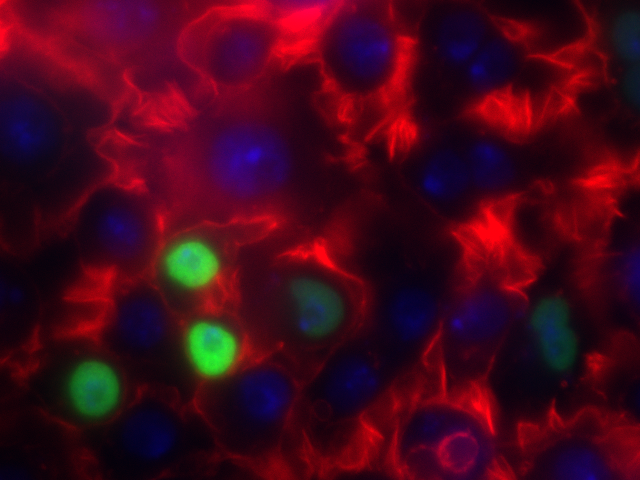
#> input picture notes/image1.tif, 640 x 480 px
$ jupyter execute --allow-errors bioimaging2.ipynb   (shell and % lines are left out)
#> lines starting #> are read from the running program, lines starting #| are printed output that depends on the picture; after the words box and inside, x2 and y2 are one past the last pixel; in counts of white or black regions, pixels touching at a corner belong together
# More Imaging: Filters and Flood Fill

## 11/15/2022

<a href="?print-pdf">print view</a>

# Woof

[cell 1]
import numpy as np; import matplotlib.pyplot as plt; import matplotlib.cm as cm
from PIL import Image
#> (the rest of this cell did not finish here and is left out)

# Single Pixel Modification

As a reminder, we can use the `point` method to apply an arbitrary function to each pixel.

#> (a cell that did not finish here is left out)

#> (a cell that did not finish here is left out)

# Filters

A filter applies a *convolution kernel* to an image.

Although this sounds fancy, this is just a generalization of the `point` method where the function takes as input the neighborhood of the pixels.

The kernel is represented by an $n$x$n$ matrix where the target pixel is in the center.

The output of the filter is the sum of the products of the matrix elements with the corresponding pixels.

Examples, from [Wikipedia](https://en.wikipedia.org/wiki/Kernel_(image_processing)):

<table style="border: 0px solid black; text-align=center">
<tr><td></td>
<td>

</td>
<td>

</td>
</tr>
<tr><td>Identity</td><td>Blur</td><td>Edge Detection</td>
</table>

# Filters

The PIL ImageFilter module includes a number of built-in convolution kernels that can be applied using the image `filter` method.

[cell 4]
from PIL import ImageFilter

print(ImageFilter.SMOOTH.filterargs) #shape, denominator, offset, coefficients

[cell 5]
filt = ImageFilter.SMOOTH.filterargs
#> filt = ((3, 3), 13, 0, (1, 1, 1, 1, 5, 1, 1, 1, 1))
print(np.array(filt[3]).reshape(filt[0]),filt[1])
#| [[1 1 1]
#|  [1 5 1]
#|  [1 1 1]] 13

The output is the sum of the product of the coefficients and the corresponding pixels divided by the denominator and incremented by the offset.

[cell 6]
def twoimgs(im1,im2):
    '''Return the result of putting two images next to each other'''
    w = im1.width+im2.width
    h = im1.height
    im = Image.new('RGB', (w, h))
    im.paste(im1, (0,0))
    im.paste(im2, (im1.width,0))
    return im

# BLUR

[cell 7]
filt = ImageFilter.BLUR.filterargs
print(np.array(filt[3]).reshape(filt[0]),filt[1])
#> (the rest of this cell did not finish here and is left out)

# SMOOTH

[cell 8]
filt = ImageFilter.SMOOTH.filterargs
print(np.array(filt[3]).reshape(filt[0]),filt[1])
#> (the rest of this cell did not finish here and is left out)

# FIND_EDGES

[cell 9]
filt = ImageFilter.FIND_EDGES.filterargs
print(np.array(filt[3]).reshape(filt[0]),filt[1])

#> (a cell that did not finish here is left out)

# SHARPEN

[cell 11]
filt = ImageFilter.SHARPEN.filterargs
print(np.array(filt[3]).reshape(filt[0]),filt[1])
#> (the rest of this cell did not finish here and is left out)

# Non-linear Filters

There are also non-linear filters that don't compute sums of products. Instead, they compare the values of the neighboring pixels (e.g., max value, min value, median value).

#> (a cell that did not finish here is left out)

# Recursion - It's as easy as 1,1,2,3

Recursion is when a function calls itself on a small version of the problem to compute the answer.

It is a very useful way to think about complex, but decomposable, problems.

[cell 13]
def fib(n):
    if n <= 1: return 1
    return fib(n-1)+fib(n-2)

fib(5)

A recursive function must have a *base case*, an input that is eventually reached that does not require any further calls to the function ($n \le 1$ above).

What happens if you forget the base case?

[cell 14]
def brokenfib(n):
    return brokenfib(n-1)+brokenfib(n-2)

#> (the rest of this cell did not finish here and is left out)

# The Call Stack

Every time you call a function, the function and its arguments are placed on the call stack.

The call stack will eventually run out of memory.

Python limits how many calls can be on the call stack.

[cell 15]
import sys
sys.getrecursionlimit()

[cell 16]
sys.setrecursionlimit(6000) #broken fib will now take twice as long to crash

# Recursive Functions

1. Must have base case - can provide the answer without further recursive calls (`if n <= 1: return 1`)
2. Must make progress towards base case (`n-1`, `n-2`)
3. Must make recursive call(s) (`fib(n-1)`, `fib(n-2)`)
4. Must compute current (n) answer using recursive calls (`fib(n-1)+fib(n-2)`)
5. Must return answer

[cell 17]
def fun(L):
    val = L[0]
    if len(L) == 1: return val
    val2 = fun(L[1:])
    if val > val2: return val
    return val2

[cell 18]
fun([9,4,6,1,3,10,2])

[cell 19]
def fac(n,sm):
    if n == 1: print(f"accumulator: {sm}, n: {n}"); return sm
    sm *= n
    print(f"accumulator: {sm}, n: {n}")
    return fac(n-1, sm)

n = 5
print(f"factorial {n} = {fac(n,1)}")

[cell 20]
def fac_iter(n):
#> called with n = 5
    sm = 1
    while n >= 1:
        print(f"accumulator: {sm}, n: {n}")
        sm *= n
        n -= 1
    return sm

n = 5
print(f"factorial {n} = {fac_iter(n)}")

# Flood Fill - Implementing the Paint Bucket

Click on a pixel, fill that pixel and all touching pixels of the same color with the fill color.

`Flood-fill (pixel, target-color, replacement-color)`

What is/are the recursive step(s)?

What is the base case?

# The Algorithm (from Wikipedia)

Flood-fill (pixel, target-color, replacement-color):
 1. If target-color is equal to replacement-color, return.
 2. If the color of pixel is not equal to target-color, return.
 3. Set the color of pixel to replacement-color.
 4. Perform Flood-fill (one step to the west of pixel, target-color, replacement-color).<br>
    Perform Flood-fill (one step to the east of pixel, target-color, replacement-color).<br>
    Perform Flood-fill (one step to the north of pixel, target-color, replacement-color).<br>
    Perform Flood-fill (one step to the south of pixel, target-color, replacement-color).
 5. Return.

[cell 21]
im = Image.open('image1.tif')
#> im is the input picture: PIL image 640x480 RGB; mean R, G, B 67, 7.3, 26.3
(r,g,b) = im.split()
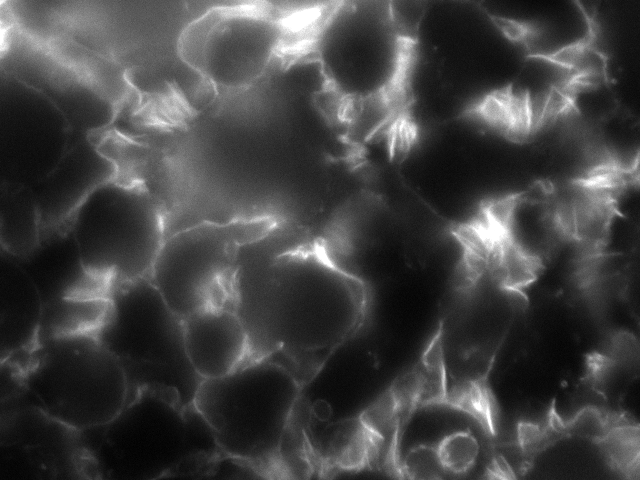
#> r: PIL image 640x480 L; min 0, max 255, mean 67
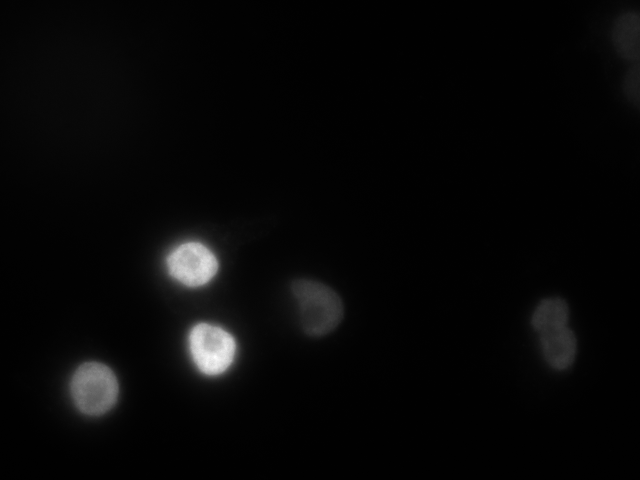
#> g: PIL image 640x480 L; min 0, max 255, mean 7.3
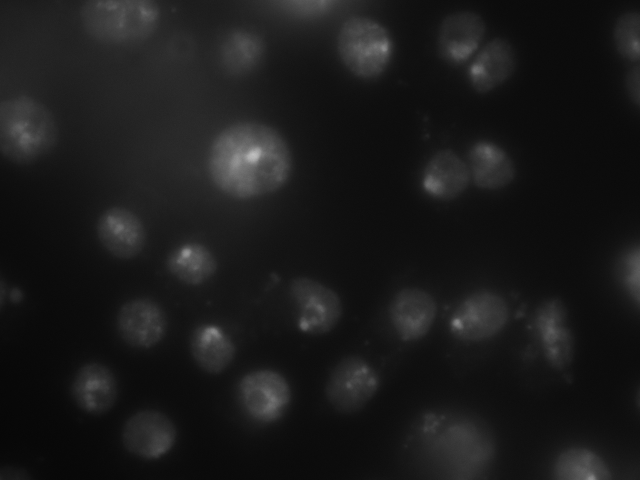
#> b: PIL image 640x480 L; min 6, max 192, mean 26.3
b

# Counting Cells (or at least blobs of light)

The idea is to threshold the image and then count the number of white blobs.

[cell 22]
blobs = b.point(lambda x: 255 if x > 45 else 0)
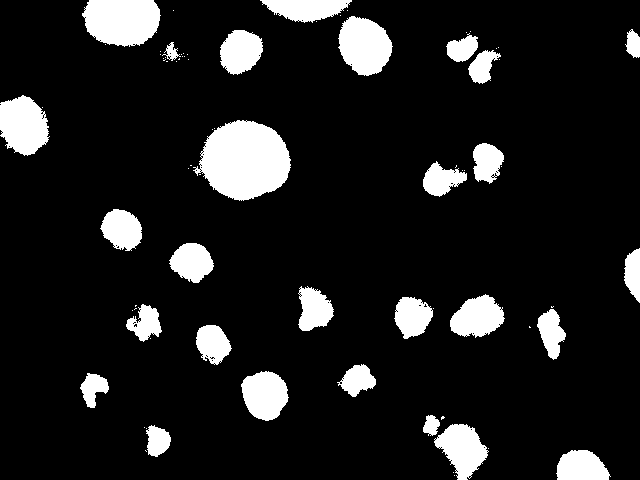
#> blobs: PIL image 640x480 L; 11.8% white; 76 white regions (48 under 20 px), largest, box (x1, y1, x2, y2) and area: (193, 120, 291, 201) 5582, (82, 0, 161, 47) 3016, (338, 16, 393, 76) 2374
blobs

# Project

* Implement a flood fill function.
  * There's some details missing from the algorithm...
  * You will need to load the pixel map with `load`
  * You will need to pass the width and height of the image to avoid going off the edge
  * You will likely need to increase the recursion limit
* For every pixel in the image, if it is white (255) flood fill it with gray (128)
* Count the number of times you do this
* Display the final image
* Display the average cell size.  Its distribution.

[cell 23]
blobs = b.point(lambda x: 255 if x > 45 else 0)

pixels = blobs.load()
width = blobs.width
#> width = 640
height = blobs.height
#> height = 480

def flood(x,y,w,h,pixels):
    #hard code colors
    if x < 0 or x >= w:
        return 0
    if y < 0 or y >= h:
        return 0
    if pixels[x,y] != 255:
        return 0
    pixels[x,y] = 128
    ret = 1
    ret += flood(x-1,y,w,h,pixels)
    ret += flood(x+1,y,w,h,pixels)
    ret += flood(x,y-1,w,h,pixels)
    ret += flood(x,y+1,w,h,pixels)
    return ret

sizes = []
for i in range(width):
    for j in range(height):
        if pixels[i,j] == 255:
            sizes.append(flood(i,j,width,height,pixels))
#> after the loop, sizes = 166 values, max 5536 at index 66, min 1 at index 1, mean 218.7

[cell 24]
print(sizes, len(sizes))
#> (printed output is left out)

[cell 25]
plt.hist(sizes,bins=50);
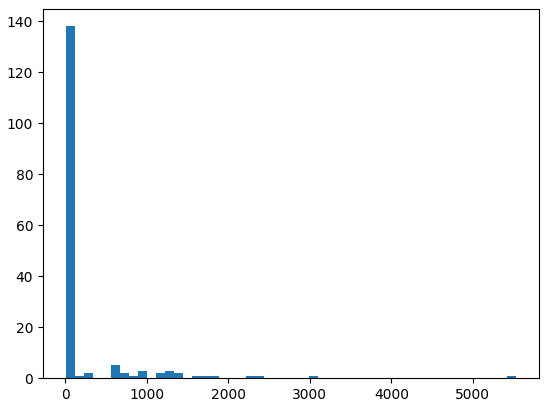
#> figure drawn by matplotlib, 1 panel; tallest bar 138 high, from x = 1 to 111.7

[cell 26]
blobs

[cell 27]
plt.plot([np.count_nonzero(np.array(sizes) > t) for t in range(2000)])
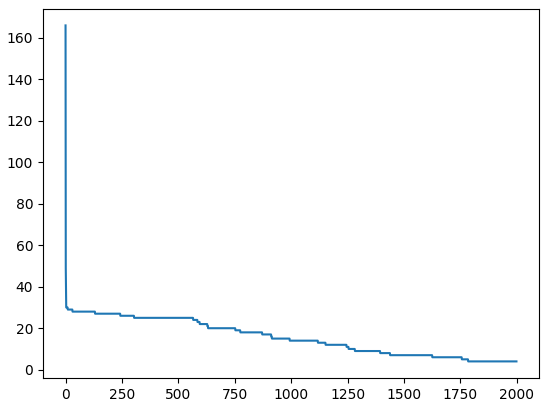
#> figure drawn by matplotlib, 1 panel; curve peaks at x = 0, y = 166

$ run again, with notes/image2.tif copied over notes/image1.tif
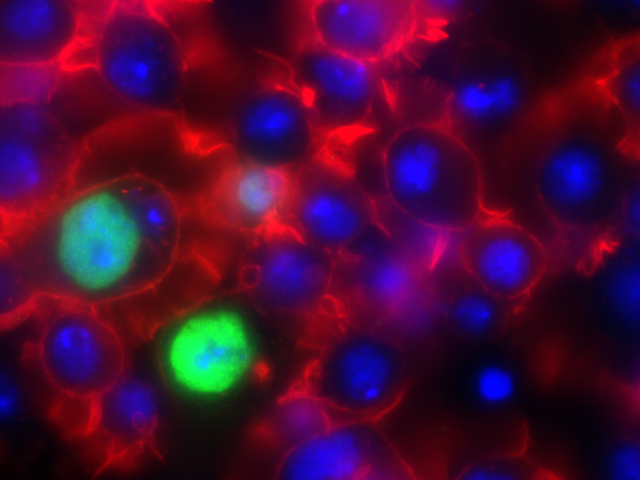
#> input picture notes/image2.tif, 640 x 480 px
#> filt = ((3, 3), 13, 0, (1, 1, 1, 1, 5, 1, 1, 1, 1))
#| [[1 1 1]
#|  [1 5 1]
#|  [1 1 1]] 13
#> im is the input picture: PIL image 640x480 RGB; mean R, G, B 71.7, 13, 52.5
#> `blobs = b.point(lambda x: 255 if x > 45 else 0)`:
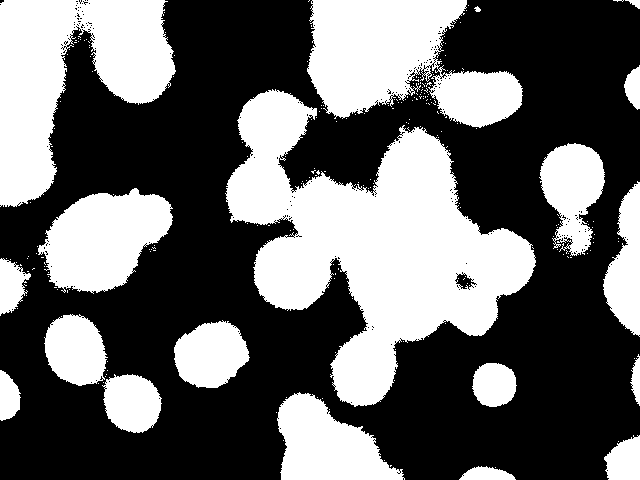
#> blobs: PIL image 640x480 L; 39.7% white; 237 white regions (218 under 20 px), largest, box (x1, y1, x2, y2) and area: (225, 89, 536, 407) 44555, (0, 0, 176, 207) 19743, (307, 0, 523, 128) 17130
#> `[cell 27] plt.plot([np.count_nonzero(np.array(sizes) > t) for t in ran..`:
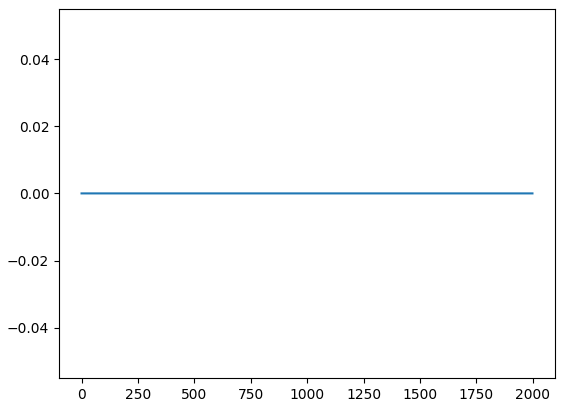
#> figure drawn by matplotlib, 1 panel

$ run again, with notes/image3.tif copied over notes/image1.tif
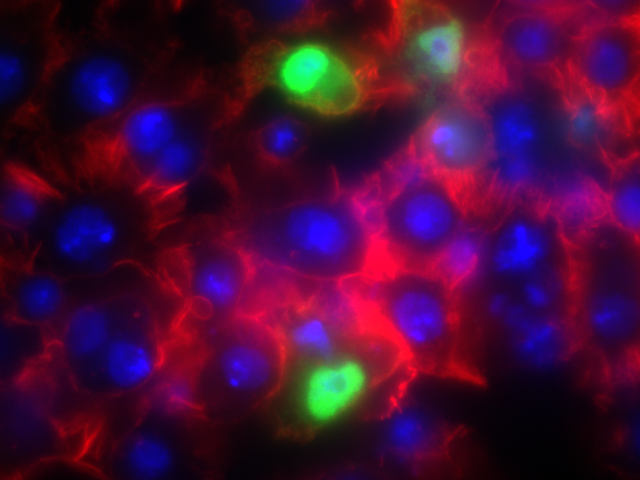
#> input picture notes/image3.tif, 640 x 480 px
#> filt = ((3, 3), 13, 0, (1, 1, 1, 1, 5, 1, 1, 1, 1))
#| [[1 1 1]
#|  [1 5 1]
#|  [1 1 1]] 13
#> im is the input picture: PIL image 640x480 RGB; mean R, G, B 69.7, 13.4, 54.4
#> `blobs = b.point(lambda x: 255 if x > 45 else 0)`:
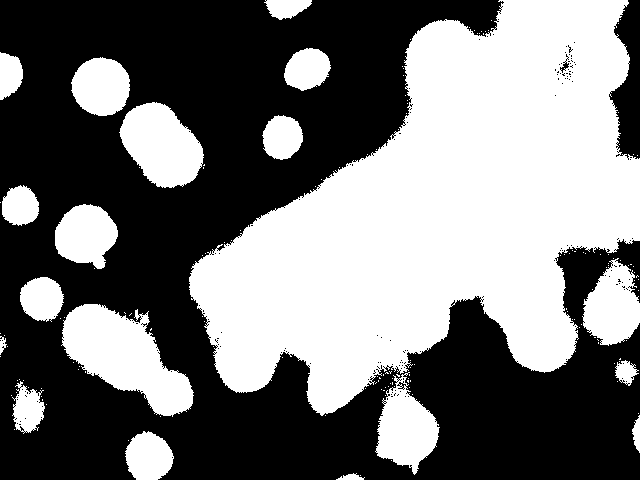
#> blobs: PIL image 640x480 L; 46.2% white; 156 white regions (137 under 20 px), largest, box (x1, y1, x2, y2) and area: (189, 0, 640, 416) 105754, (61, 304, 194, 417) 7862, (119, 102, 204, 188) 4923
#> `[cell 27] plt.plot([np.count_nonzero(np.array(sizes) > t) for t in ran..`:
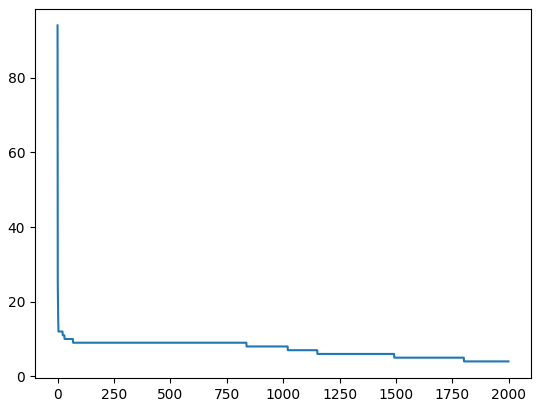
#> figure drawn by matplotlib, 1 panel; curve peaks at x = 0, y = 94

$ run again, with notes/image4.tif copied over notes/image1.tif
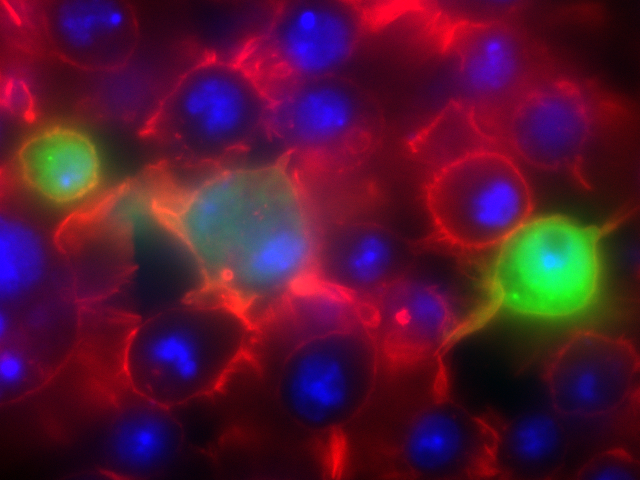
#> input picture notes/image4.tif, 640 x 480 px
#> filt = ((3, 3), 13, 0, (1, 1, 1, 1, 5, 1, 1, 1, 1))
#| [[1 1 1]
#|  [1 5 1]
#|  [1 1 1]] 13
#> im is the input picture: PIL image 640x480 RGB; mean R, G, B 81.7, 21.2, 50.3
#> `blobs = b.point(lambda x: 255 if x > 45 else 0)`:
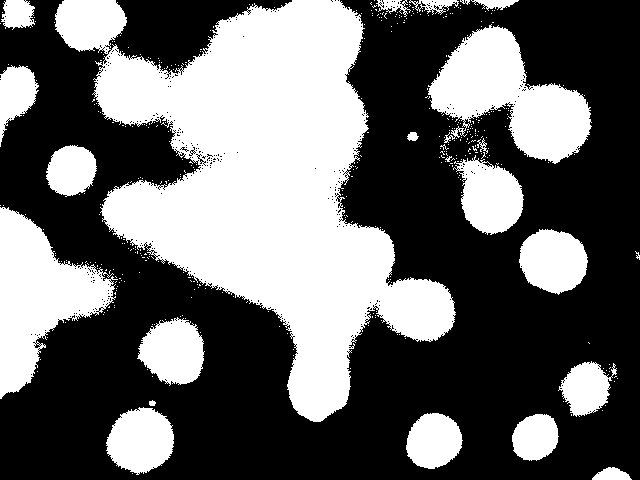
#> blobs: PIL image 640x480 L; 40.2% white; 408 white regions (387 under 20 px), largest, box (x1, y1, x2, y2) and area: (55, 0, 456, 422) 74965, (428, 24, 592, 164) 11413, (0, 207, 118, 399) 10907
#> `[cell 27] plt.plot([np.count_nonzero(np.array(sizes) > t) for t in ran..`:
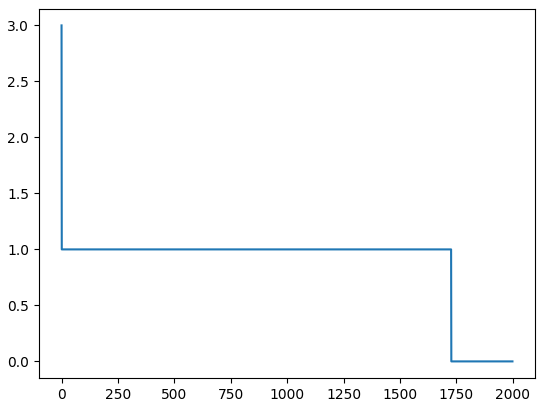
#> figure drawn by matplotlib, 1 panel; curve peaks at x = 0, y = 3
